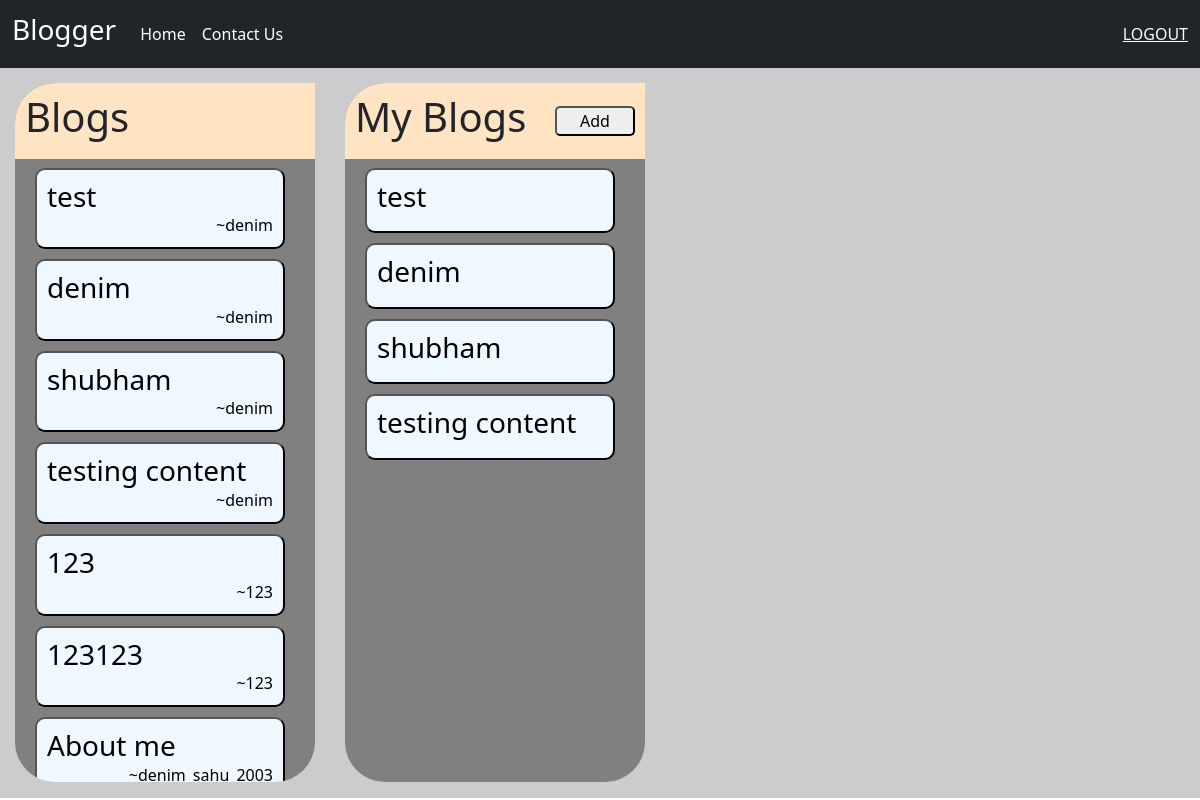
The app's page /home/ (signed in) with its own data.
### pages/models.py (models this page shows, shortened)
class blogs(models.Model):
    username=models.CharField(max_length=30)
    title=models.CharField(max_length=20)
    blog=models.TextField()
    date_time=models.DateTimeField()

### pages/views.py (the view, shortened to what this page needs)
# urls.py: 2. Add a URL to urlpatterns:  path('', views.home, name='home')
def home(request):
    user_name = str(request.user)
    if request.user.is_authenticated:
        data = blogs.objects.all()
        return render(request, 'home.html', {'data': data, 'user_name': user_name})
    else:
        return redirect('login_page')

### templates/home.html (shortened to what this page needs)
{% extends 'base.html' %}
{% block head %}
<link rel="stylesheet" href="https://cdnjs.cloudflare.com/ajax/libs/font-awesome/4.7.0/css/font-awesome.min.css">
{% endblock head %}
{% block body %}
<div style="height: 91.3vh; display: flex;background-image:url(https://picsum.photos/1920/1080); background-repeat: no-repeat;">
    <div style="width: 300px;overflow-x:hidden; overflow-y:auto; height:87.4vh; background-color: gray;margin: 15px; border-radius: 40px;">
        <div style="position: fixed; background-color: bisque; display: flex; width:inherit;padding:10px; border-top-left-radius: 40px;" >
            <h1>Blogs</h1>
        </div>
        <div style="margin-top:85px; margin-left: 10px;margin-right: 10px;">
                {% for blog in  data%}
                    <form method="post">
                        <button name='selected_blog' value="{{ blog.pk }}" style="display: flex; flex-direction: column; margin: 10px; border-radius: 10px; padding: 10px; background-color: aliceblue; width: 250px;">
                            <h3 style="margin:0px;color:black">{{blog.title}}</h3>
                            <p style="margin:0px;align-self: flex-end;">~{{blog.username}}</p>
                        </button>
                    </form>
                {% endfor %}
        </div>
    </div>
    <div style="width: 300px;overflow-x:hidden; overflow-y:auto; height:87.4vh; background-color: gray;margin: 15px; border-radius: 40px;">
        <div style="z-index: 99; position: fixed; background-color: bisque; display: flex; width:inherit;padding:10px; border-top-left-radius: 40px;" >
            <h1>My Blogs</h1>
            <button style="align-self:center; margin-left: auto; border-radius: 5px; width: 80px;"><a href="blog" style="color: black; text-decoration: none;">Add</a></button>
        </div>
        <div style="margin-top:85px; margin-left: 10px;margin-right: 10px; width: 300px;">
                {% for blog in  data%}
                    {% if blog.username == user_name %}
                    <form method="post">
                        <button name='selected_blog' value="{{ blog.pk }}" style="display: flex; flex-direction: column; margin: 10px; border-radius: 10px; padding: 10px; background-color: aliceblue; width: 250px;">
                            <h3 style="color:black">{{blog.title}}</h3>
                        </button>
                    </form>
                    {% endif %}
                {% endfor %}
        </div>
    </div>
</div>
{% endblock body %}

### templates/home.html (style rules this page uses)
body, html { overflow-x: hidden; margin: 0; padding: 0; }

### records on screen
blogs: {{ blog.pk }} 10 (drawn), title "test", username "denim"
blogs: {{ blog.pk }} 12 (drawn), title "denim", username "denim"
blogs: {{ blog.pk }} 13 (drawn), title "shubham", username "denim"
blogs: {{ blog.pk }} 14 (drawn), title "testing content", username "denim"
blogs: {{ blog.pk }} 15 (drawn), title "123", username "123"
blogs: {{ blog.pk }} 16 (drawn), title "123123", username "123"
blogs: {{ blog.pk }} 17 (drawn), title "About me", username "denim_sahu_2003"
